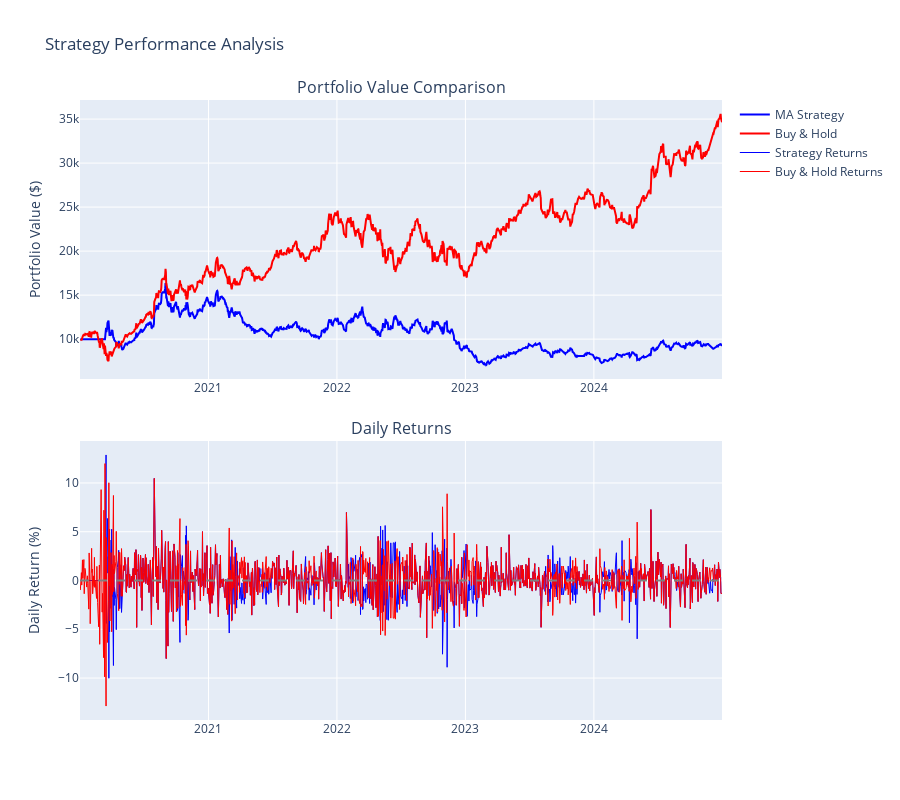

Source (notebook cell):
### Code cell
# Visualize backtest results
fig = make_subplots(rows=2, cols=1,
                    subplot_titles=['Portfolio Value Comparison', 'Daily Returns'],
                    vertical_spacing=0.1)

# Portfolio values
fig.add_trace(go.Scatter(x=backtest_results.index, y=backtest_results['Portfolio_Value'],
                        name='MA Strategy', line=dict(color='blue')), row=1, col=1)
fig.add_trace(go.Scatter(x=backtest_results.index, y=backtest_results['Buy_Hold_Value'],
                        name='Buy & Hold', line=dict(color='red')), row=1, col=1)

# Daily returns
fig.add_trace(go.Scatter(x=backtest_results.index, y=backtest_results['Strategy_Returns'] * 100,
                        name='Strategy Returns', line=dict(color='blue', width=1)), row=2, col=1)
fig.add_trace(go.Scatter(x=backtest_results.index, y=backtest_results['Returns'] * 100,
                        name='Buy & Hold Returns', line=dict(color='red', width=1)), row=2, col=1)

fig.add_hline(y=0, line_dash="dash", line_color="gray", row=2, col=1)

fig.update_layout(height=800, title_text="Strategy Performance Analysis")
fig.update_yaxes(title_text="Portfolio Value ($)", row=1, col=1)
fig.update_yaxes(title_text="Daily Return (%)", row=2, col=1)

fig.show()

### Figure 1 — Plotly figure (JSON) as saved in the notebook; plotly's stock layout.template omitted (floating-point values rounded to 4 significant figures; data arrays with more than 128 entries replaced by an {"elided": "..."} marker saying what was removed)
{"data": [{"line": {"color": "blue"}, "name": "MA Strategy", "type": "scatter", "x": {"elided": "1257 str values"}, "xaxis": "x", "y": {"elided": "1257 float values"}, "yaxis": "y"}, {"line": {"color": "red"}, "name": "Buy & Hold", "type": "scatter", "x": {"elided": "1257 str values"}, "xaxis": "x", "y": {"elided": "1257 float values"}, "yaxis": "y"}, {"line": {"color": "blue", "width": 1}, "name": "Strategy Returns", "type": "scatter", "x": {"elided": "1257 str values"}, "xaxis": "x2", "y": {"elided": "1257 float values"}, "yaxis": "y2"}, {"line": {"color": "red", "width": 1}, "name": "Buy & Hold Returns", "type": "scatter", "x": {"elided": "1257 str values"}, "xaxis": "x2", "y": {"elided": "1257 float values"}, "yaxis": "y2"}], "layout": {"annotations": [{"font": {"size": 16}, "showarrow": false, "text": "Portfolio Value Comparison", "x": 0.5, "xanchor": "center", "xref": "paper", "y": 1, "yanchor": "bottom", "yref": "paper"}, {"font": {"size": 16}, "showarrow": false, "text": "Daily Returns", "x": 0.5, "xanchor": "center", "xref": "paper", "y": 0.45, "yanchor": "bottom", "yref": "paper"}], "height": 800, "shapes": [{"line": {"color": "gray", "dash": "dash"}, "type": "line", "x0": 0, "x1": 1, "xref": "x2 domain", "y0": 0, "y1": 0, "yref": "y2"}], "title": {"text": "Strategy Performance Analysis"}, "xaxis": {"anchor": "y", "domain": [0, 1]}, "xaxis2": {"anchor": "y2", "domain": [0, 1]}, "yaxis": {"anchor": "x", "domain": [0.55, 1], "title": {"text": "Portfolio Value ($)"}}, "yaxis2": {"anchor": "x2", "domain": [0, 0.45], "title": {"text": "Daily Return (%)"}}}}
